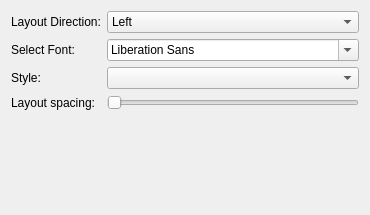
<?xml version="1.0" encoding="UTF-8"?>
<ui version="4.0">
 <class>Dialog</class>
 <widget class="QDialog" name="Dialog">
  <property name="windowModality">
   <enum>Qt::NonModal</enum>
  </property>
  <property name="enabled">
   <bool>true</bool>
  </property>
  <property name="geometry">
   <rect>
    <x>0</x>
    <y>0</y>
    <width>370</width>
    <height>215</height>
   </rect>
  </property>
  <property name="windowTitle">
   <string>Embeded Dialog</string>
  </property>
  <property name="whatsThis">
   <string notr="true"/>
  </property>
  <property name="layoutDirection">
   <enum>Qt::LeftToRight</enum>
  </property>
  <property name="sizeGripEnabled">
   <bool>false</bool>
  </property>
  <property name="modal">
   <bool>false</bool>
  </property>
  <layout class="QFormLayout" name="formLayout">
   <property name="fieldGrowthPolicy">
    <enum>QFormLayout::AllNonFixedFieldsGrow</enum>
   </property>
   <item row="0" column="0">
    <widget class="QLabel" name="label">
     <property name="text">
      <string>Layout Direction:</string>
     </property>
    </widget>
   </item>
   <item row="0" column="1">
    <widget class="QComboBox" name="layoutDirection">
     <item>
      <property name="text">
       <string>Left</string>
      </property>
     </item>
     <item>
      <property name="text">
       <string>Right</string>
      </property>
     </item>
    </widget>
   </item>
   <item row="1" column="0">
    <widget class="QLabel" name="label_2">
     <property name="text">
      <string>Select Font:</string>
     </property>
    </widget>
   </item>
   <item row="1" column="1">
    <widget class="QFontComboBox" name="fontComboBox"/>
   </item>
   <item row="2" column="0">
    <widget class="QLabel" name="label_3">
     <property name="text">
      <string>Style:</string>
     </property>
    </widget>
   </item>
   <item row="2" column="1">
    <widget class="QComboBox" name="style"/>
   </item>
   <item row="3" column="0">
    <widget class="QLabel" name="label_4">
     <property name="text">
      <string>Layout spacing:</string>
     </property>
    </widget>
   </item>
   <item row="3" column="1">
    <widget class="QSlider" name="spacing">
     <property name="orientation">
      <enum>Qt::Horizontal</enum>
     </property>
    </widget>
   </item>
  </layout>
 </widget>
 <resources/>
 <connections/>
</ui>
